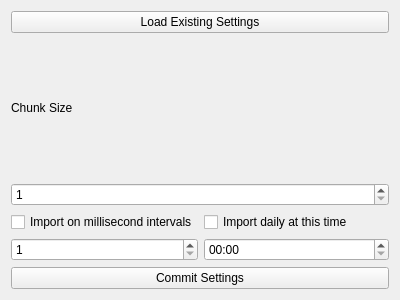
<?xml version="1.0" encoding="UTF-8"?>
<ui version="4.0">
 <class>CustomerChainQueryInputWidget</class>
 <widget class="QWidget" name="CustomerChainQueryInputWidget">
  <property name="geometry">
   <rect>
    <x>0</x>
    <y>0</y>
    <width>400</width>
    <height>300</height>
   </rect>
  </property>
  <property name="windowTitle">
   <string>Form</string>
  </property>
  <layout class="QGridLayout" name="gridLayout">
   <item row="3" column="1">
    <widget class="QCheckBox" name="importDailyCheckBox">
     <property name="text">
      <string>Import daily at this time</string>
     </property>
    </widget>
   </item>
   <item row="2" column="0" colspan="2">
    <widget class="QSpinBox" name="chunkSizeSpinBox">
     <property name="minimum">
      <number>1</number>
     </property>
     <property name="maximum">
      <number>2147483647</number>
     </property>
     <property name="singleStep">
      <number>1000</number>
     </property>
    </widget>
   </item>
   <item row="4" column="0">
    <widget class="QSpinBox" name="importIntervalSpinBox">
     <property name="minimum">
      <number>1</number>
     </property>
     <property name="maximum">
      <number>2147483647</number>
     </property>
     <property name="singleStep">
      <number>1000</number>
     </property>
    </widget>
   </item>
   <item row="1" column="0" colspan="2">
    <widget class="QLabel" name="chunkSizeLabel">
     <property name="text">
      <string>Chunk Size</string>
     </property>
    </widget>
   </item>
   <item row="4" column="1">
    <widget class="QTimeEdit" name="importTimeEdit">
     <property name="displayFormat">
      <string>hh:mm</string>
     </property>
    </widget>
   </item>
   <item row="3" column="0">
    <widget class="QCheckBox" name="importIntervalCheckBox">
     <property name="text">
      <string>Import on millisecond intervals</string>
     </property>
    </widget>
   </item>
   <item row="5" column="0" colspan="2">
    <widget class="QPushButton" name="commitSettingsButton">
     <property name="text">
      <string>Commit Settings</string>
     </property>
    </widget>
   </item>
   <item row="0" column="0" colspan="2">
    <widget class="QPushButton" name="loadtExistingSettingsButton">
     <property name="text">
      <string>Load Existing Settings</string>
     </property>
    </widget>
   </item>
  </layout>
 </widget>
 <resources/>
 <connections/>
</ui>
